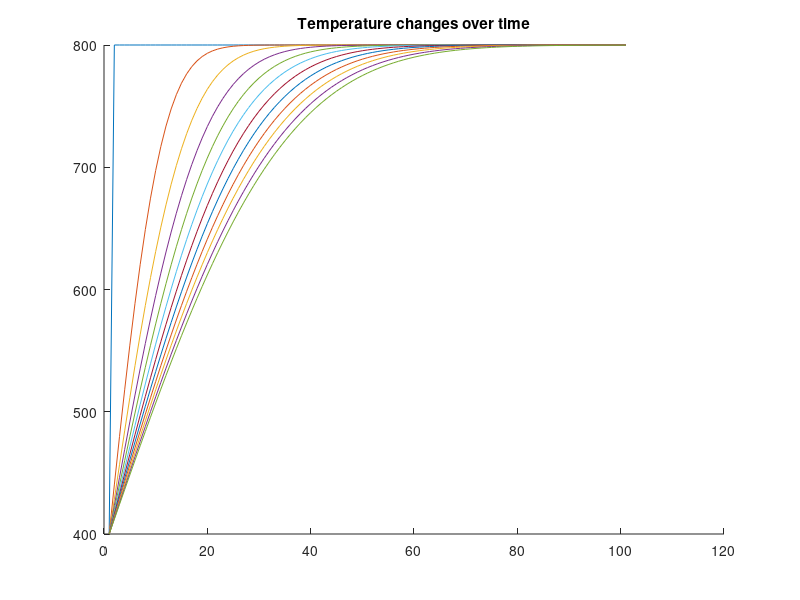
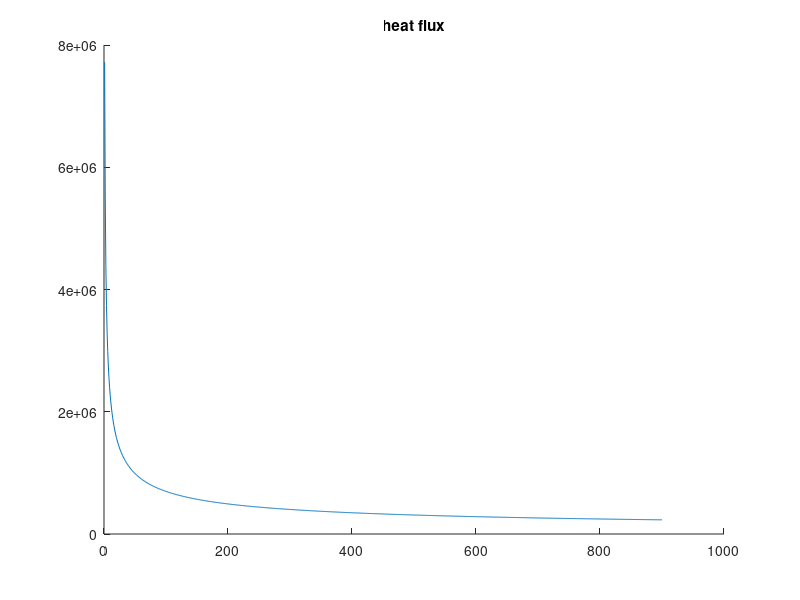

The MATLAB script that drew these images, in order:
clc
clear
l = 2 ;
m = 100 ;
dx = l/m ; 
alpha = 11.234*power(10,-5) ; %pure_copper
k = 386 ; %pure_copper
dt = 0.7 ; 
beta = (alpha*dt)/(power(dx,2)) ; 
Tw = 400 ;  
To = 800 ; 
n_max = 900 ; 
T = zeros(m+1 , n_max) ; 
T(: , 1) = To ;
T(1 , :) = Tw ; 
Q_transfer = zeros(1 , n_max) ; 
B = zeros(m-1) ;
TK = zeros(m+1) ;
TK_1 = zeros(m+1) ; 
TK = T ; 
TK_1 = T ;
eps = 0.001 ; 

for n=1 : n_max
    for i=2 : m
        B(i-1) = -beta*T(i+1 , n) + (2*beta-1)*T(i , n) - beta*T(i-1 , n) ;
    end

    error = 10 ;
    num_loop = 0 ;

    while error > eps 

        num_loop = num_loop + 1 ;

        for i=2 : m
            TK_1(i) = 1/(2*beta+1)*(-B(i-1) + beta*TK_1(i+1) + beta*TK_1(i-1)) ;
        end

        TK_1(m) = 1/(beta+1)*(-B(m-1) + beta*TK_1(m-1)) ;
        TK_1(m+1) = TK_1(m) ;

        error = norm(TK_1 - TK) ; 
        TK = TK_1 ;

        for i=1 : m+1
            T(i , n+1) = TK_1(i) ; 
        end

        num_loop
        n
        

    end    

         Q_transfer(1,n) = k*(T(2,n) - T(1,n))/dx ; %Output flux from the left side of the rod

     
end 


for n=1 :80: n_max 
    hold on ;
    plot(T(: , n)) ; 
    title('Temperature changes over time');
end

figure ;
hold on ;
plot(Q_transfer) ;
title('heat flux');

